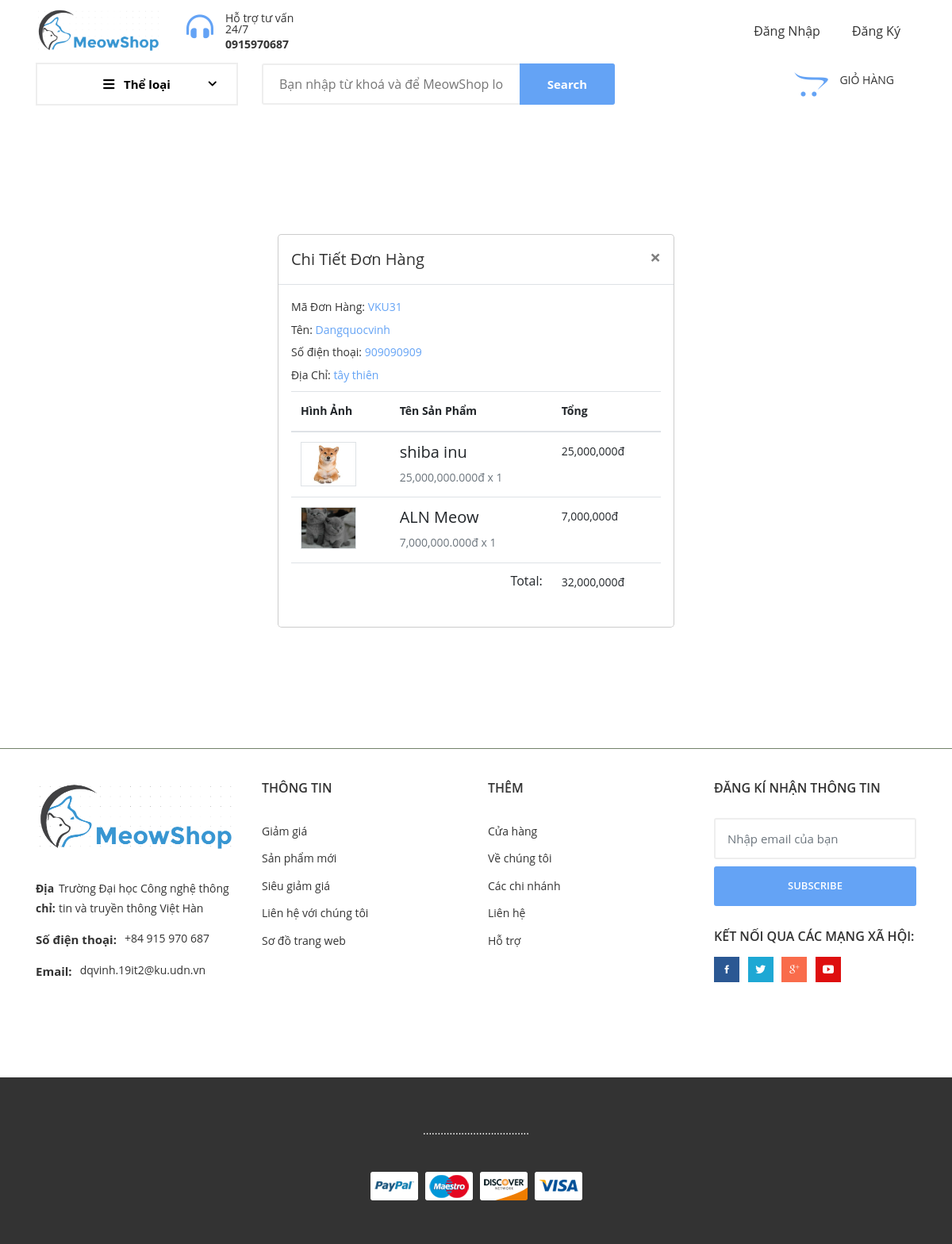
Page /website/chitiethoadon.php?id=31 on the committed database.
### tables this page shows
CREATE TABLE `donhang` (
  `idhoadon` int(20) NOT NULL,
  `idkhachhang` int(50) NOT NULL,
  `ngay` date NOT NULL,
  `ten` varchar(50) NOT NULL,
  `sdt` int(50) NOT NULL,
  `diachi` varchar(200) NOT NULL,
  `ghichu` varchar(255) NOT NULL
);

CREATE TABLE `chitiethoadon` (
  `idhd` int(11) NOT NULL,
  `idsanpham` int(11) NOT NULL,
  `soluong` int(11) NOT NULL,
  `dongia` int(20) NOT NULL
);

CREATE TABLE `hanghoa` (
  `id` int(11) NOT NULL,
  `tenhang` varchar(200) NOT NULL,
  `soluong` int(11) NOT NULL,
  `dongia` int(11) NOT NULL,
  `iddanhmuc` int(11) NOT NULL,
  `anh` mediumtext NOT NULL,
  `mota` varchar(2000) NOT NULL,
  `giamgia` float NOT NULL
);

### website/chitiethoadon.php (the view, shortened to what this page needs)
<?php
    include('menu.php');
?>
<?php
    $Statement_Order = "SELECT * FROM donhang";
	$Query_Order = mysqli_query($conn, $Statement_Order);
    if (!isset ($_GET['id'])) exit();
    else
	$id = $_GET['id'];
    if ($Display_Order = mysqli_fetch_assoc($Query_Order)){
	$St = "SELECT * FROM donhang WHERE idhoadon =".$id;
    $Query = mysqli_query($conn, $St);
    $Dis = mysqli_fetch_assoc($Query);
    echo "<div >
            <div class='modal-dialog modal-dialog-centered' role='document'>
                <div class='modal-content'>
                    <div class='modal-header'>
                        <h5 class='modal-title' id='exampleModalLabel'>Chi Tiết Đơn Hàng</h5>
                        <button type='button' class='close' data-dismiss='modal' aria-label='Close'>
                        <span >&times;</span>
                        </button>
                    </div>
                    <div class='modal-body'>
						<p class='mb-1'>Mã Đơn Hàng: <span class='text-primary'> VKU$id</span></p>
						<p class='mb-1'>Tên: <span class='text-primary'> $Dis[ten]</span></p>
                        <p class='mb-1'>Số điện thoại: <span class='text-primary'> $Dis[sdt]</span></p>
                        <p class='mb-2'>Địa Chỉ: <span class='text-primary'> $Dis[diachi]</span></p>";
                echo"       <div class='table-responsive'>
                            <table class='table table-centered table-nowrap'>
                                <thead>
                                    <tr>
                                    <th scope='col'>Hình Ảnh</th>
                                    <th scope='col'>Tên Sản Phẩm</th>
                                    <th scope='col'>Tổng</th>
                                    </tr>
                                </thead>
                                <tbody>";
                $Statement_OrderDetail = "SELECT * FROM chitiethoadon WHERE idhd =".$id;
                $Query_OrderDetail = mysqli_query($conn, $Statement_OrderDetail);
                $Total=0;
                while($Display_OrderDetail = mysqli_fetch_assoc($Query_OrderDetail)){
                    $Statement_Product = "SELECT * FROM hanghoa WHERE id =".$Display_OrderDetail['idsanpham'];
                    $Query_Product = mysqli_query($conn, $Statement_Product);
					$Display_Product = mysqli_fetch_assoc($Query_Product);
					$gia=$Display_Product['dongia']*$Display_OrderDetail['soluong'];
                    echo "<tr>
                            <th scope='row'>
                                <div>
                                    <img src='$Display_Product[anh]' class='border' width='70px'>
                                </div>
                            </th>
                            <td>
                                <div>
                                    <h5 class='text-truncate font-size-14'>$Display_Product[tenhang]</h5>
                                    <p class='text-muted mb-0'>".number_format($Display_Product['dongia'], 3)."đ x $Display_OrderDetail[soluong]</p>
                                </div>
                            </td>
                            <td>".number_format($gia)."đ</td>
                        </tr>";
                        $Total+= $gia;
                }
                                    echo"<tr>
                                    <td colspan='2'>
                                        <h6 class='m-0 text-right'>Total:</h6>
                                    </td>
                                    <td>
                                    ".number_format($Total)."đ
                                    </td>
                                </tr>
                                </tbody>
                            </table>
                        </div>
                    </div>
                </div>
            </div>
        </div>";
    }
?>
<?php
    include('footer.php');
?>

### rows in the picture
donhang: ten "Dangquocvinh", sdt "909090909", diachi "tây thiên"
chitiethoadon: hanghoa.anh (picture), hanghoa.tenhang "shiba inu", hanghoa.dongia "25,000,000.000", soluong "1", soluong.dongia "25,000,000"
chitiethoadon: hanghoa.anh (picture), hanghoa.tenhang "ALN Meow", hanghoa.dongia "7,000,000.000", soluong "1", soluong.dongia "7,000,000"

### other values in the picture
$id "31"
$Total "32,000,000"
